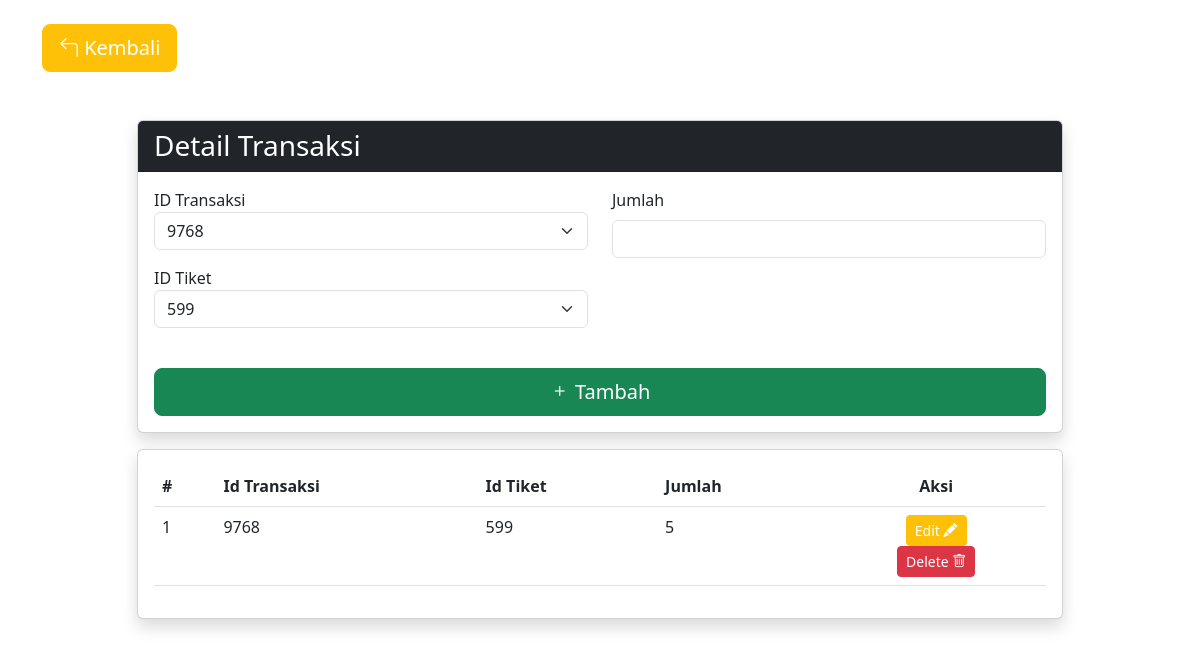
Screenshot of /transaksi/detail/index.php (signed in) with the database file from the repository.
### tables this page shows
CREATE TABLE `detail_transaksi` (
  `id_detail` int(225) NOT NULL,
  `id_transaksi` int(255) NOT NULL,
  `id_tiket` int(255) NOT NULL,
  `jumlah` int(255) NOT NULL
);

### transaksi/detail/index.php (the view, shortened to what this page needs)
<?php
require "../../db.php";
$details = $conn->query("SELECT * FROM detail_transaksi");
$view_trx = $conn->query("SELECT * FROM tbl_transaksi");
$view_tiket = $conn->query("SELECT * FROM tbl_tiket");
?>
<!doctype html>
<html lang="en">
  <head>
    <link href="https://cdn.jsdelivr.net/npm/bootstrap@5.3.0-alpha3/dist/css/bootstrap.min.css" rel="stylesheet">
    <link rel="stylesheet" href="https://cdn.jsdelivr.net/npm/bootstrap-icons@1.10.5/font/bootstrap-icons.css">
  </head>
  <body>
  <div class="container">
    <a href="../"><button class="btn btn-warning btn-lg text-white mt-4"><i class="bi bi-arrow-90deg-left"></i> Kembali</button></a>
  </div>
  <div class="container mt-5">
        <div class="row justify-content-center">
            <div class="col-lg-10">
                <div class="card shadow mb-3">
                    <div class="card-header bg-dark">
                        <h3 class="mb-0 text-white">Detail Transaksi </h3>
                    </div>
                    <div class="card-body">
                        <form action="" method="post">
                            <div class="row">
                                <div class="col-lg-6">
                                    <div class="form-grup mb-3">
                                        <label for="">ID Transaksi</label>
                                        <select class="form-select" name="trx" id="trx">
                                            <?php
                                            foreach ($view_trx as $show) { ?>
                                                <option value="<?= $show['id_transaksi'] ?>"><?= $show['id_transaksi'] ?></option>
                                            <?php } ?>
                                        </select>
                                    </div>
                                    <div class="form-grup mb-3">
                                        <label for="">ID Tiket</label>
                                        <select class="form-select" name="tkt" id="tkt">
                                            <?php
                                            foreach ($view_tiket as $show) { ?>
                                                <option value="<?= $show['id_tiket'] ?>"><?= $show['id_tiket'] ?></option>
                                            <?php } ?>
                                        </select>
                                    </div>
                                </div>
                                <div class="col-lg-6">
                                    <div class="form-grup mb-3">
                                        <label class="form-label" for="">Jumlah</label>
                                        <input type="text" required name="jumlah" class="form-control">
                                    </div>
                                </div>
                                <div class="form-group text-end">
                                    <button type="submit" name="simpan" class="btn btn-success btn-lg w-100 mt-4"><i class="bi bi-plus"></i> Tambah</button>
                                </div>
                        </form>
                    </div>
                </div>
            </div>
        </div>
    </div>
    <div class="row justify-content-center">
        <div class="col-lg-10">
            <div class="card shadow">
                <div class="card-body">
                <table class=" table table-hover">
                        <thead>
                            <tr>
                                <th>#</th>
                                <th>Id Transaksi</th>
                                <th>Id Tiket</th>
                                <th>Jumlah</th>
                                <th class="text-center">Aksi</th>
                            </tr>
                        </thead>
                        <tbody>
                            <?php $no = 1;
                            foreach ($details as $detail) { ?>
                                <tr>
                                    <td><?= $no++ ?></td>
                                    <td><?= $detail['id_transaksi'] ?></td>
                                    <td><?= $detail['id_tiket'] ?></td>
                                    <td><?= $detail['jumlah'] ?></td>
                                    <td class="text-center">
                                        <a href="edit.php?id=<?= $detail['id_detail'] ?>" class="btn btn-warning text-white btn-sm">Edit <i class="bi bi-pencil-fill"></i></a>
                                        <form action="" method="POST">
                                            <button type="submit" name="delete" class="btn btn-danger text-white btn-sm">Delete <i class="bi bi-trash"></i></button>
                                        </form>
                                    </td>
                                </tr>
                            <?php } ?>
                        </tbody>
                    </table>
                </div>
            </div>
        </div>
    </div>
</body>
  </body>
</html>

### rows the page displays
detail_transaksi: id_transaksi "9768", id_tiket "599", jumlah "5"

### other values shown
form field trx "9768"
form field tkt "599"
